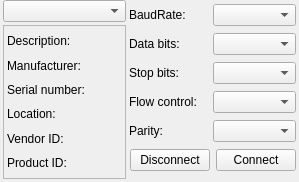
<?xml version="1.0" encoding="UTF-8"?>
<ui version="4.0">
 <class>ComSettingsWidget</class>
 <widget class="QWidget" name="ComSettingsWidget">
  <property name="geometry">
   <rect>
    <x>0</x>
    <y>0</y>
    <width>299</width>
    <height>182</height>
   </rect>
  </property>
  <property name="sizePolicy">
   <sizepolicy hsizetype="Minimum" vsizetype="Minimum">
    <horstretch>0</horstretch>
    <verstretch>0</verstretch>
   </sizepolicy>
  </property>
  <property name="windowTitle">
   <string>ComSettingsWidget</string>
  </property>
  <layout class="QHBoxLayout" name="horizontalLayout_2">
   <property name="spacing">
    <number>3</number>
   </property>
   <property name="leftMargin">
    <number>3</number>
   </property>
   <property name="topMargin">
    <number>0</number>
   </property>
   <property name="rightMargin">
    <number>3</number>
   </property>
   <property name="bottomMargin">
    <number>3</number>
   </property>
   <item>
    <layout class="QVBoxLayout" name="verticalLayout_2">
     <property name="spacing">
      <number>3</number>
     </property>
     <item>
      <widget class="QComboBox" name="serialPortInfoListBox">
       <property name="sizePolicy">
        <sizepolicy hsizetype="Minimum" vsizetype="Fixed">
         <horstretch>0</horstretch>
         <verstretch>0</verstretch>
        </sizepolicy>
       </property>
      </widget>
     </item>
     <item>
      <widget class="QScrollArea" name="scrollArea">
       <property name="sizePolicy">
        <sizepolicy hsizetype="MinimumExpanding" vsizetype="Minimum">
         <horstretch>0</horstretch>
         <verstretch>0</verstretch>
        </sizepolicy>
       </property>
       <property name="minimumSize">
        <size>
         <width>0</width>
         <height>120</height>
        </size>
       </property>
       <property name="maximumSize">
        <size>
         <width>330</width>
         <height>16777215</height>
        </size>
       </property>
       <property name="sizeAdjustPolicy">
        <enum>QAbstractScrollArea::AdjustIgnored</enum>
       </property>
       <property name="widgetResizable">
        <bool>true</bool>
       </property>
       <widget class="QWidget" name="scrollAreaWidgetContents">
        <property name="geometry">
         <rect>
          <x>0</x>
          <y>0</y>
          <width>119</width>
          <height>152</height>
         </rect>
        </property>
        <layout class="QVBoxLayout" name="verticalLayout">
         <property name="spacing">
          <number>0</number>
         </property>
         <property name="leftMargin">
          <number>3</number>
         </property>
         <property name="topMargin">
          <number>3</number>
         </property>
         <property name="rightMargin">
          <number>3</number>
         </property>
         <property name="bottomMargin">
          <number>3</number>
         </property>
         <item>
          <widget class="QLabel" name="descriptionLabel">
           <property name="text">
            <string>Description:</string>
           </property>
          </widget>
         </item>
         <item>
          <widget class="QLabel" name="manufacturerLabel">
           <property name="text">
            <string>Manufacturer:</string>
           </property>
          </widget>
         </item>
         <item>
          <widget class="QLabel" name="serialNumberLabel">
           <property name="text">
            <string>Serial number:</string>
           </property>
          </widget>
         </item>
         <item>
          <widget class="QLabel" name="locationLabel">
           <property name="text">
            <string>Location:</string>
           </property>
          </widget>
         </item>
         <item>
          <widget class="QLabel" name="vidLabel">
           <property name="text">
            <string>Vendor ID:</string>
           </property>
          </widget>
         </item>
         <item>
          <widget class="QLabel" name="pidLabel">
           <property name="text">
            <string>Product ID:</string>
           </property>
          </widget>
         </item>
        </layout>
       </widget>
      </widget>
     </item>
    </layout>
   </item>
   <item>
    <layout class="QVBoxLayout" name="verticalLayout_3">
     <property name="spacing">
      <number>3</number>
     </property>
     <property name="leftMargin">
      <number>0</number>
     </property>
     <item>
      <layout class="QHBoxLayout" name="horizontalLayout_3">
       <property name="spacing">
        <number>0</number>
       </property>
       <item>
        <widget class="QLabel" name="baudRateLabel">
         <property name="text">
          <string>BaudRate:</string>
         </property>
        </widget>
       </item>
       <item>
        <widget class="QComboBox" name="baudRateBox"/>
       </item>
      </layout>
     </item>
     <item>
      <layout class="QHBoxLayout" name="horizontalLayout_4">
       <property name="spacing">
        <number>0</number>
       </property>
       <property name="topMargin">
        <number>0</number>
       </property>
       <item>
        <widget class="QLabel" name="dataBitsLabel">
         <property name="text">
          <string>Data bits:</string>
         </property>
        </widget>
       </item>
       <item>
        <widget class="QComboBox" name="dataBitsBox"/>
       </item>
      </layout>
     </item>
     <item>
      <layout class="QHBoxLayout" name="horizontalLayout_6">
       <property name="spacing">
        <number>0</number>
       </property>
       <item>
        <widget class="QLabel" name="stopBitsLabel">
         <property name="text">
          <string>Stop bits:</string>
         </property>
        </widget>
       </item>
       <item>
        <widget class="QComboBox" name="stopBitsBox"/>
       </item>
      </layout>
     </item>
     <item>
      <layout class="QHBoxLayout" name="horizontalLayout_7">
       <property name="spacing">
        <number>0</number>
       </property>
       <item>
        <widget class="QLabel" name="flowControlLabel">
         <property name="text">
          <string>Flow control:</string>
         </property>
        </widget>
       </item>
       <item>
        <widget class="QComboBox" name="flowControlBox"/>
       </item>
      </layout>
     </item>
     <item>
      <layout class="QHBoxLayout" name="horizontalLayout_5">
       <property name="spacing">
        <number>0</number>
       </property>
       <item>
        <widget class="QLabel" name="parityLabel">
         <property name="text">
          <string>Parity:</string>
         </property>
        </widget>
       </item>
       <item>
        <widget class="QComboBox" name="parityBox"/>
       </item>
      </layout>
     </item>
     <item>
      <layout class="QHBoxLayout" name="horizontalLayout">
       <property name="spacing">
        <number>6</number>
       </property>
       <item>
        <spacer name="horizontalSpacer">
         <property name="orientation">
          <enum>Qt::Horizontal</enum>
         </property>
         <property name="sizeType">
          <enum>QSizePolicy::Expanding</enum>
         </property>
         <property name="sizeHint" stdset="0">
          <size>
           <width>1</width>
           <height>20</height>
          </size>
         </property>
        </spacer>
       </item>
       <item>
        <widget class="QPushButton" name="pushButton_disconnect">
         <property name="sizePolicy">
          <sizepolicy hsizetype="Fixed" vsizetype="Fixed">
           <horstretch>0</horstretch>
           <verstretch>0</verstretch>
          </sizepolicy>
         </property>
         <property name="text">
          <string>Disconnect</string>
         </property>
        </widget>
       </item>
       <item>
        <widget class="QPushButton" name="pushButton_connect">
         <property name="text">
          <string>Connect</string>
         </property>
        </widget>
       </item>
      </layout>
     </item>
    </layout>
   </item>
  </layout>
 </widget>
 <layoutdefault spacing="6" margin="11"/>
 <resources/>
 <connections/>
</ui>
